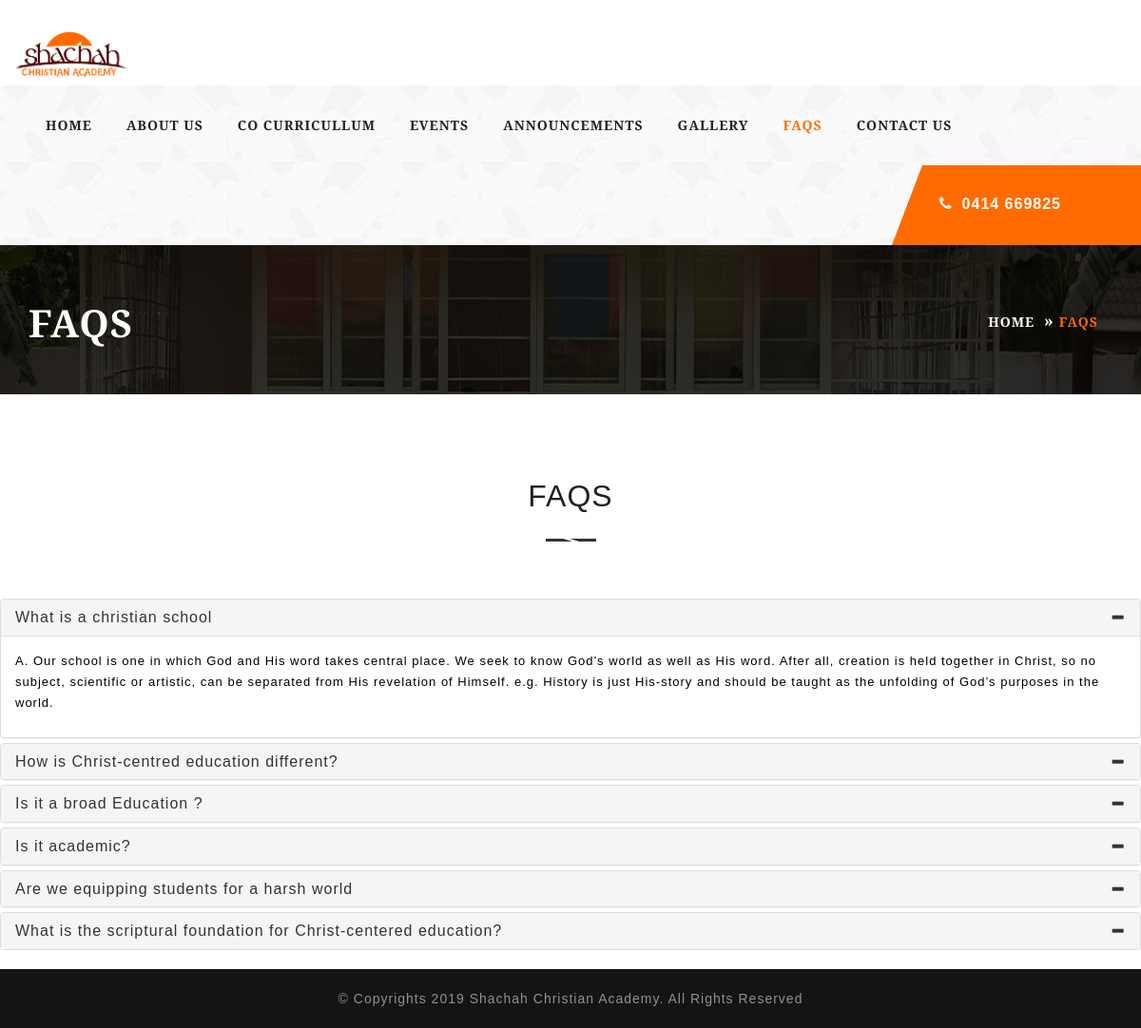
The page /index.php/services/faqs on the database its author committed.
### tables this page shows
CREATE TABLE `contacts` (
  `contact_id` int(11) NOT NULL,
  `category` varchar(255) NOT NULL,
  `contact` varchar(245) DEFAULT NULL
);

CREATE TABLE `content` (
  `content_id` int(11) NOT NULL,
  `admin_id` int(11) DEFAULT NULL,
  `ctype_id` int(11) DEFAULT NULL,
  `title` varchar(225) DEFAULT NULL,
  `details` mediumtext,
  `created` timestamp NOT NULL DEFAULT CURRENT_TIMESTAMP
);

### application/controllers/Services.php (called while the page is built, shortened)
<?php
class Services extends CI_Controller
{
    public function __construct()
    {
        $this->load->library(array('session'));
        $this->load->helper(array('url'));
        $this->load->model(array('slides_model','content_model','contacts_model','partners_model','services_model','gallery_model'));
        $this->data['page']	= 'services';
        $this->data['uploads'] = "http://localhost/shachah_admin/uploads/";
        $this->data['phone'] = $this->contacts_model->get_contact(array('contact_id'=> 1));
    }
    public function faqs()
    {
        $this->data['page'] = 'faq';
        $this->data['title'] = 'FAQs';
        $this->data['faqs'] = $this->content_model->get_allcontent(array('ctype_id'=> 1));
        $this->load->view('faq',$this->data);
    }
}

### index.php (called while the page is built, shortened)
<?php
require_once BASEPATH.'core/CodeIgniter.php';

### application/models/Contacts_model.php (called while the page is built, shortened)
<?php
class Contacts_model extends CI_Model
{
    public function get_contact($data)
    {
        $qry = $this->db->get_where('contacts',$data);
        return $qry->row_array();
    }
}

### application/models/Content_model.php (called while the page is built, shortened)
<?php
class Content_model extends CI_Model
{
    public function get_allcontent($data = array()){
        if($data === array()){
            $query = $this->db->get('content');
        }else{
            $query = $this->db->get_where('content', $data);
        }
        return $query->result_array();
    }
}

### application/views/faq.php (the view)
<?php include 'includes/header.php' ; ?>
    <div class="banner-2 yellow">
        <img src="<?=base_url('assets/bg1.png')?>" width="1920" height="157" alt="image">
        <div class="banner-text">
            <h2><?=$title?></h2>
            <ul class="breadcrumb yellow">
                <li><a href="<?=site_url('/')?>">home</a></li>
                <li><?=ucwords($title)?></li>
            </ul>
        </div>
    </div>
    <div class="accordion-1 first">
        <div class="col-xs-12 heading-short">
            <div class="row">
                <h1 class="short"><?=strtoupper($title)?></h1>
            </div>
        </div>
        <div class="container">
            <?php if (empty($faqs)){ ?>
                <h1 style="text-align: center"> NO FAQS POSTED YET </h1>
            <?php }else{ ?>
            <div class="row">
                <div class="panel-group" id="accordion">
                    <?php $x = 1; foreach ($faqs as $faq){ ?>
                        <div class="panel panel-default">
                            <div class="panel-heading">
                                <h4 class="panel-title">
                                    <a class="accordion-toggle" data-toggle="collapse" data-parent="#accordion" href="#collapse<?=$faq['content_id']?>">
                                        <span class="glyphicon glyphicon-minus"></span>
                                        <?=$faq['title']?>
                                    </a>
                                </h4>
                            </div>
                            <div id="collapse<?=$faq['content_id']?>" class="panel-collapse collapse <?=($x == 1)?'in':''?>">
                                <div class="panel-body">
                                    <?=$faq['details']?>
                                </div>
                            </div>
                        </div>
                    <?php $x++; } ?>
                </div>
            </div>
            <?php } ?>
        </div>
    </div>
<?php include 'includes/footer.php' ; ?>

### application/views/includes/header.php (shortened to what this page needs)
<!DOCTYPE html>
<html lang="en">
<head>
    <link href="<?=base_url('assets/css/bootstrap.min.css')?>" rel="stylesheet">
    <link id="style" rel="stylesheet" href="<?=base_url('assets/css/style.css')?>">
    <link id="colors" rel="stylesheet" href="<?=base_url('assets/css/color.css')?>">
    <link rel="stylesheet" href="<?=base_url('assets/css/switcher.css')?>">
    <link rel="stylesheet" href="<?=base_url('assets/css/font-awesome.css')?>">
    <link rel="stylesheet" href="<?=base_url('assets/css/font-awesome.min.css')?>">
</head>
<body>
<div id="wrapper">
    <div class="top-bar4">
        <div class="container">
            <div class="logo"><a href="#"><img src="<?=base_url('clogo.png')?>" width="120" height="50" alt="shachah"></a></div>
        </div>
    </div>
    <header id="header2" class="header4">
        <nav class="navbar navbar-default">
            <div class="container-fluid">
                <div class="collapse navbar-collapse" id="bs-example-navbar-collapse-1">
                    <ul class="nav navbar-nav">
                        <li <?=($page == 'home')?'class="active"':''?>><a href="<?=site_url('/')?>">Home</a></li>
                        <li <?=($page == 'about')?'class="active"':''?>><a href="<?=site_url('about')?>">About Us</a></li>
                        <li <?=($page == 'services')?'class="active"':''?>><a href="<?=site_url('services')?>">Co Curricullum</a></li>
                        <li <?=($page == 'events')?'class="active"':''?>><a href="<?=site_url('blogs/events')?>">Events</a></li>
                        <li <?=($page == 'news')?'class="active"':''?>><a href="<?=site_url('blogs/news')?>">Announcements</a></li>
                        <li <?=($page == 'gallery')?'class="active"':''?>><a href="<?=site_url('gallery')?>">Gallery</a></li>
                        <li <?=($page == 'faq')?'class="active"':''?>><a href="<?=site_url('services/faqs')?>">FAQs</a></li>
                        <li <?=($page == 'contact')?'class="active"':''?>><a href="<?=site_url('contact')?>">Contact Us</a></li>
                    </ul>
                </div>
            </div>
        </nav>
        <div class="tel home layer"><i class="fa fa-phone" aria-hidden="true"></i><a href="#"><?=$phone['contact']?></a></div>
    </header>

### rows shown on the page
contacts: contact "0414 669825"
content: title "What is a christian school", details "A. Our school is one in which God and His word takes central place. We seek to know God’s world as well as His word. After all, creation is held together in Christ, so no subject, scientific or artistic, can be separated from His revelation of Himself. e.g. History is just His-story and should be taught as the unfolding of God’s purposes in the world."
content: title "How is Christ-centred education different?"
content: title "Is it a broad Education ?"
content: title "Is it academic?"
content: title "Are we equipping students for a harsh world"
content: title "What is the scriptural foundation for Christ-centered education?"

### other values the page prints
$title "FAQS"
